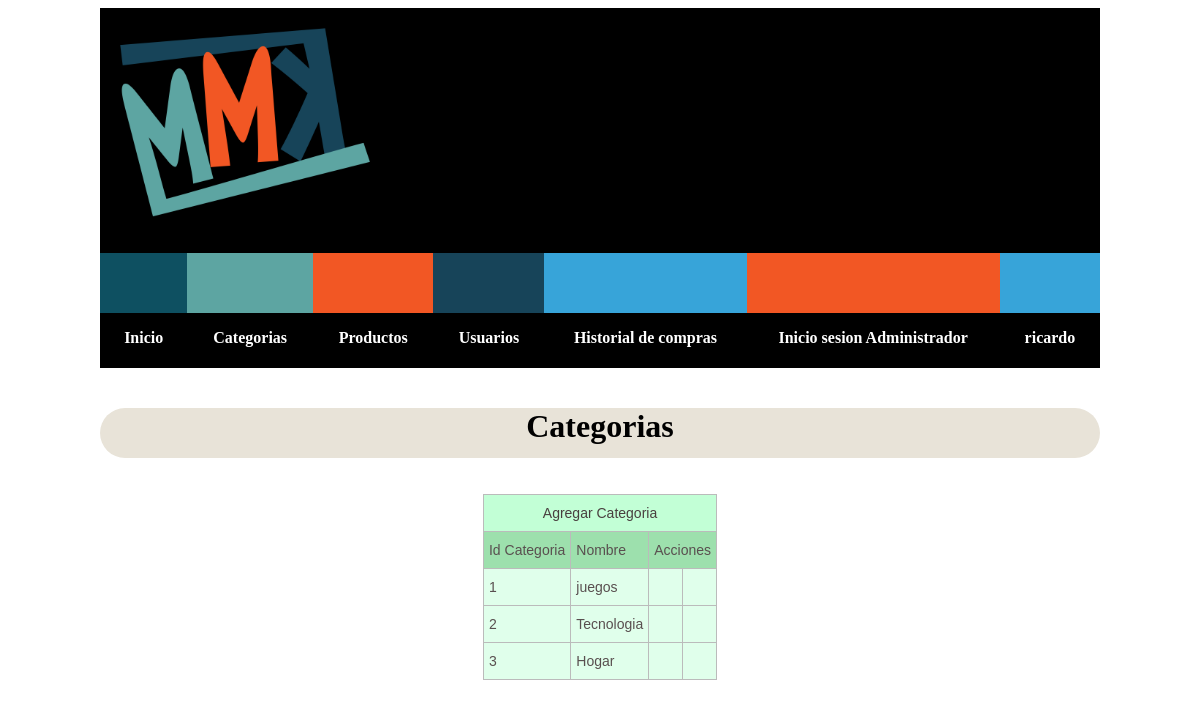
/Admin/categoria.php (signed in), run on the app's committed database.
### tables this page shows
CREATE TABLE IF NOT EXISTS `categorias` (
`idCat` int(11) NOT NULL,
  `nombreCat` varchar(45) DEFAULT NULL
);

### Admin/categoria.php (the view, shortened to what this page needs)
<?php
if(isset($_SESSION['admins']))
{
$sql ="SELECT * FROM categorias";
$consulta=  mysql_query($sql);
}
 else {
    echo "<script>
                alert('usuario invalido');
                location.href='index.php';
                </script>";
}
?>
<!DOCTYPE html>
<html>
    <head>
        <link rel="stylesheet" href="css/estiloCategoria.css" type="text/css" media="screen" />
    </head>
    <?php include 'header.php';?>
    <body>
        <h1>Categorias</h1>
        <br>
        <br>
        <table class="tg">
  <tr>
    <th class="tg-n0zm" colspan="4">Agregar Categoria</th>
  </tr>
  <tr>
    <td class="tg-wy3v">Id Categoria</td>
    <td class="tg-wy3v">Nombre</td>
    <td class="tg-wy3v" colspan="2">Acciones</td>
  </tr>
   <?php while($campos=mysql_fetch_object($consulta)){?>
  <tr>
    <td class="tg-031e"><?php echo $campos->idCat; ?></td>
    <td class="tg-031e"><?php echo $campos->nombreCat; ?></td>
    <td class="tg-031e"></td>
    <td class="tg-031e"></td>
  </tr>
  <?php }?>
</table>
    </body>
</html>

### Admin/css/estiloCategoria.css (style rules this page uses)
h1 { text-align: CENTER; font-family: fantasy; border-radius: 29px 29px 29px 29px; -moz-border-radius: 29px 29px 29px 29px; -webkit-border-radius: 29px 29px 29px 29px; border: 0px solid #000000; background:#e8e3d8; width: 1000px; height: 50px; margin: 0 auto; }
.tg { border-collapse:collapse;border-spacing:0;border-color:#bbb; margin: 0 auto; }
.tg td { font-family:Arial, sans-serif;font-size:14px;padding:10px 5px;border-style:solid;border-width:1px;overflow:hidden;word-break:normal;border-color:#bbb;color:#594F4F;background-color:#E0FFEB; }
.tg th { font-family:Arial, sans-serif;font-size:14px;font-weight:normal;padding:10px 5px;border-style:solid;border-width:1px;overflow:hidden;word-break:normal;border-color:#bbb;color:#493F3F;background-color:#9DE0AD; }
.tg .tg-wy3v { background-color:#9de0ad }
.tg .tg-n0zm { background-color:#c2ffd6;text-align:center }
table { margin: 0 auto; }

### css/style.css (style rules this page uses)
* { padding:0; }

### data on the page
categorias: idCat "1", nombreCat "juegos"
categorias: idCat "2", nombreCat "Tecnologia"
categorias: idCat "3", nombreCat "Hogar"

### other printed values
$_SESSION["admins"] "ricardo"
